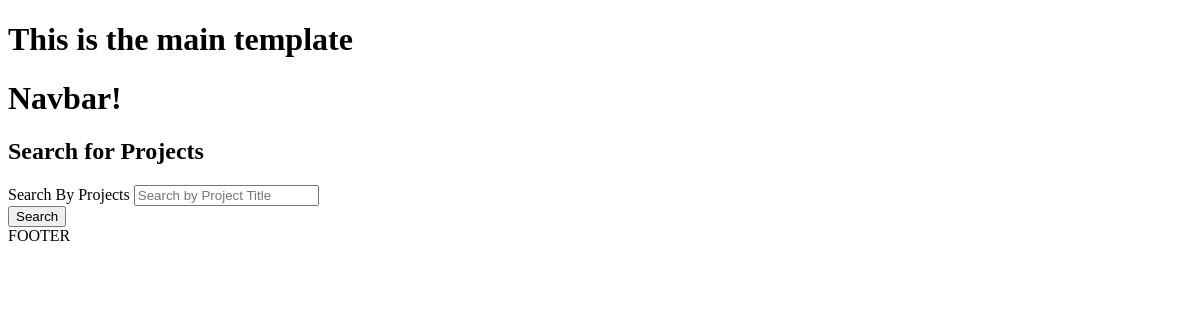
/, run on an earlier commit of the app's database.
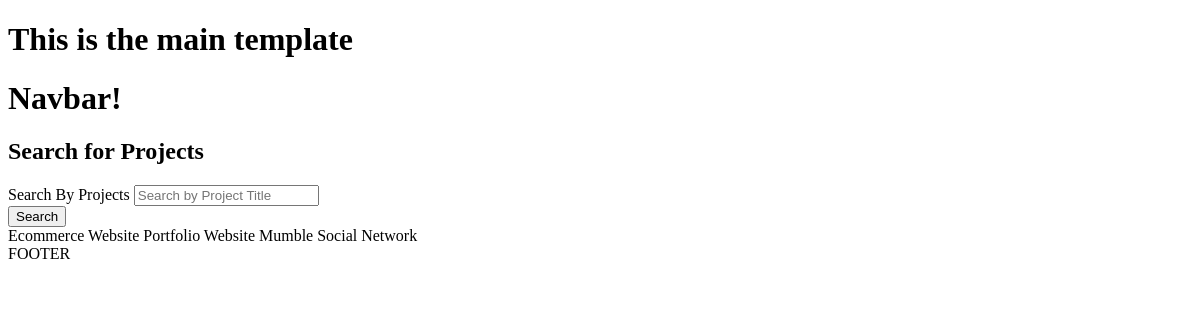
And on a later commit of the database.
### projects/models.py (models this page shows, shortened)
class Project(models.Model):
    title = models.CharField(max_length=200)
    description = models.TextField(null=True, blank=True)
    demo_link = models.CharField(max_length=2000, null=True, blank=True)
    source_link = models.CharField(max_length=2000, null=True, blank=True)
    tags = models.ManyToManyField('Tag', blank=True)
    vote_total = models.IntegerField(default=0, null=True, blank=True)
    vote_ratio = models.IntegerField(default=0, null=True, blank=True)
    created = models.DateTimeField(auto_now_add=True)
    id = models.UUIDField(default=uuid.uuid4, unique=True, primary_key=True, editable=False)

### projects/views.py (the view)
# urls.py: path('', include('projects.urls')),
def projects(request):
    projects = Project.objects.all()
    context = {
        'projects': projects
    }
    return render(request, 'projects/projects.html', context)

### projects/templates/projects/projects.html
{% extends 'main.html' %}
{% block content %}
<main class="projects">
    <section class="hero-section text-center">
        <div class="container container--narrow">
            <div class="hero-section__box">
                <h2>Search for <span>Projects</span></h2>
            </div>
            <div class="hero-section__search">
                <form id='searchForm' class="form" action="{% url 'projects' %}" method="get">
                    <div class="form__field">
                        <label for="formInput#search">Search By Projects </label>
                        <input class="input input--text" id="formInput#search" type="text" name="search_query"
                            placeholder="Search by Project Title" value="{{search_query}}" />
                    </div>
                    <input class="btn btn--sub btn--lg" type="submit" value="Search" />
                </form>
            </div>
        </div>
    </section>
    <section class="projectsList">
        <div class="container">
            <div class="grid grid--three">
                {% for project in projects %}
                {{ project.title }}
                {% endfor %}
            </div>
        </div>
    </section>
</main>
{% endblock %}

What changed in the data, as far as the page shows it:
added Project: title "Ecommerce Website"
added Project: title "Portfolio Website"
added Project: title "Mumble Social Network"
